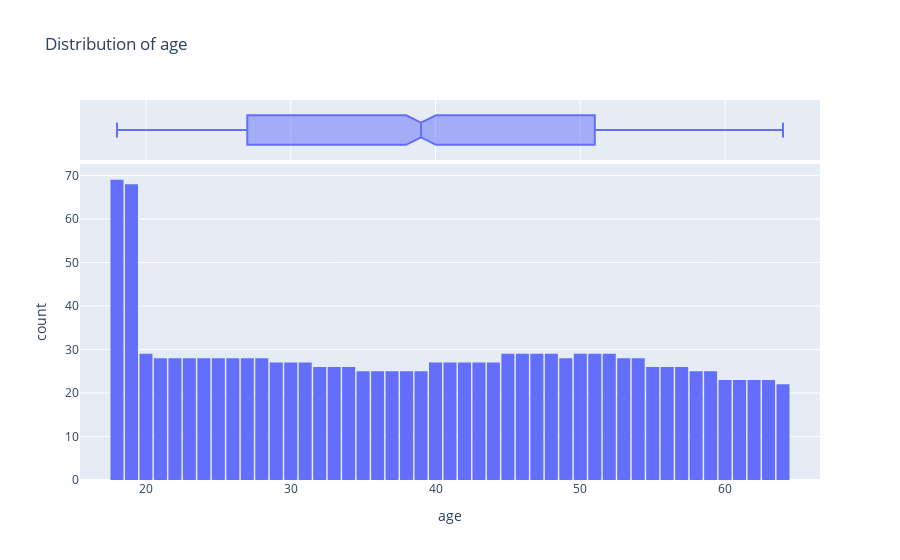
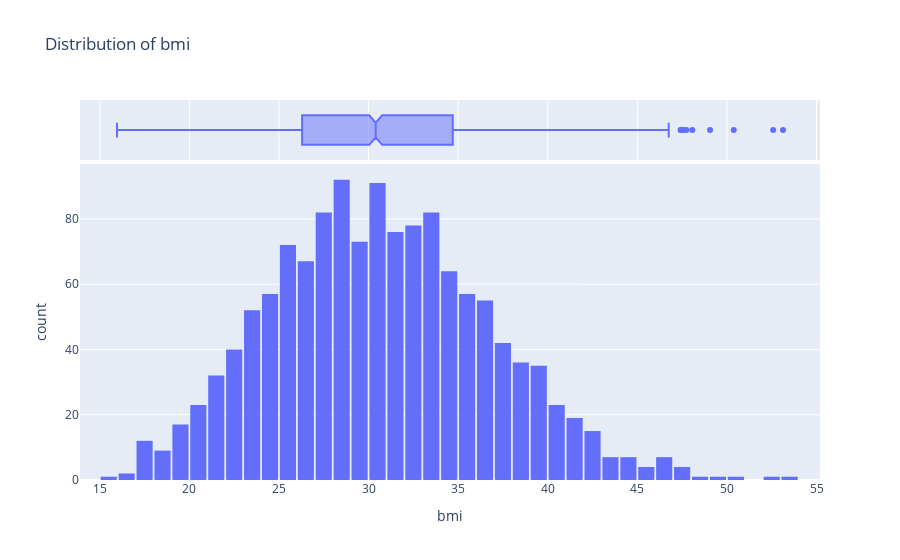
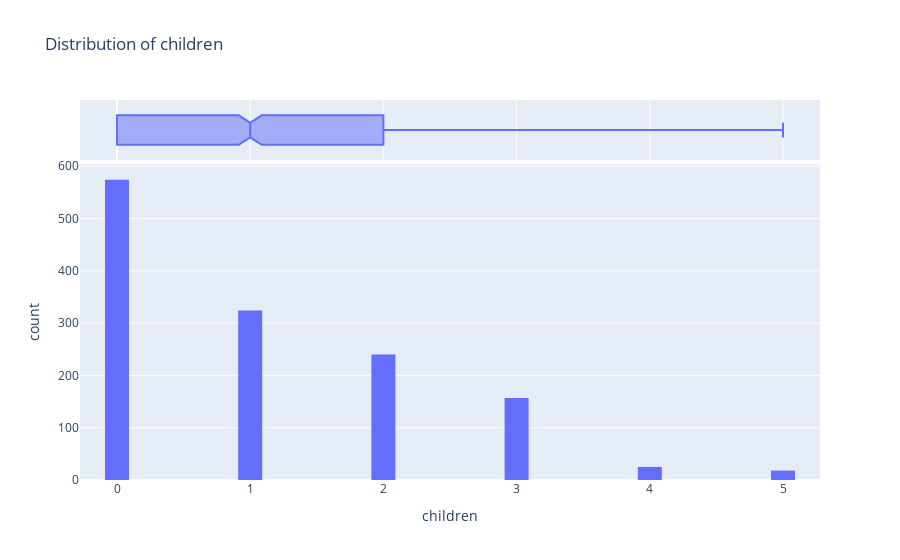
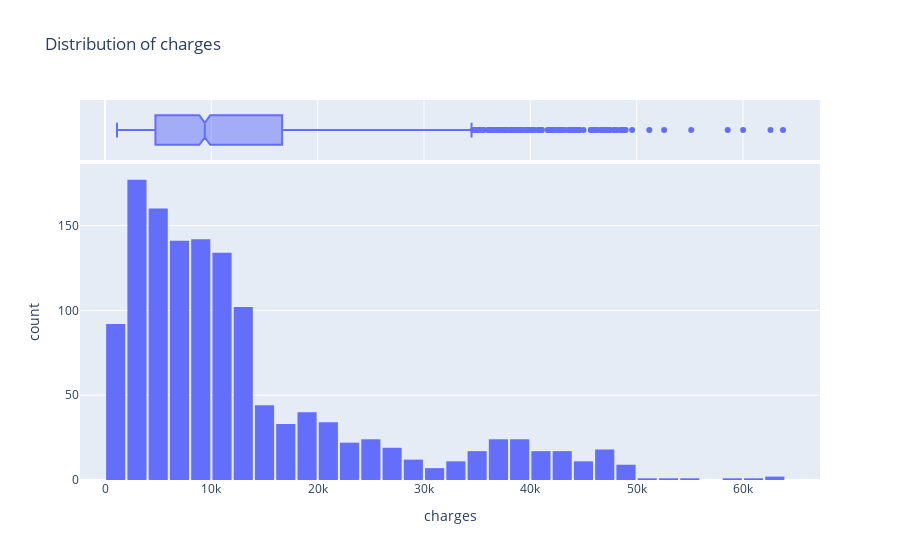

Notebook cell for these charts, in order:
### Code cell
DistributionNumericalData(numerical_col)

### Figure 1 — Plotly figure (JSON) as saved in the notebook; plotly's stock layout.template omitted (floating-point values rounded to 4 significant figures; data arrays with more than 128 entries replaced by an {"elided": "..."} marker saying what was removed)
{"data": [{"alignmentgroup": "True", "bingroup": "x", "hovertemplate": "age=%{x}<br>count=%{y}<extra></extra>", "legendgroup": "", "marker": {"color": "#636efa", "pattern": {"shape": ""}}, "name": "", "nbinsx": 47, "offsetgroup": "", "orientation": "v", "showlegend": false, "type": "histogram", "x": {"elided": "1338 int values"}, "xaxis": "x", "yaxis": "y"}, {"alignmentgroup": "True", "hovertemplate": "age=%{x}<extra></extra>", "legendgroup": "", "marker": {"color": "#636efa"}, "name": "", "notched": true, "offsetgroup": "", "showlegend": false, "type": "box", "x": {"elided": "1338 int values"}, "xaxis": "x2", "yaxis": "y2"}], "layout": {"bargap": 0.1, "barmode": "relative", "legend": {"tracegroupgap": 0}, "title": {"text": "Distribution of age"}, "xaxis": {"anchor": "y", "domain": [0, 1], "title": {"text": "age"}}, "xaxis2": {"anchor": "y2", "domain": [0, 1], "matches": "x", "showgrid": true, "showticklabels": false}, "yaxis": {"anchor": "x", "domain": [0, 0.8316], "title": {"text": "count"}}, "yaxis2": {"anchor": "x2", "domain": [0.8416, 1], "matches": "y2", "showgrid": false, "showline": false, "showticklabels": false, "ticks": ""}}}

### Figure 2 — Plotly figure (JSON) as saved in the notebook; plotly's stock layout.template omitted (floating-point values rounded to 4 significant figures; data arrays with more than 128 entries replaced by an {"elided": "..."} marker saying what was removed)
{"data": [{"alignmentgroup": "True", "bingroup": "x", "hovertemplate": "bmi=%{x}<br>count=%{y}<extra></extra>", "legendgroup": "", "marker": {"color": "#636efa", "pattern": {"shape": ""}}, "name": "", "nbinsx": 47, "offsetgroup": "", "orientation": "v", "showlegend": false, "type": "histogram", "x": {"elided": "1338 float values"}, "xaxis": "x", "yaxis": "y"}, {"alignmentgroup": "True", "hovertemplate": "bmi=%{x}<extra></extra>", "legendgroup": "", "marker": {"color": "#636efa"}, "name": "", "notched": true, "offsetgroup": "", "showlegend": false, "type": "box", "x": {"elided": "1338 float values"}, "xaxis": "x2", "yaxis": "y2"}], "layout": {"bargap": 0.1, "barmode": "relative", "legend": {"tracegroupgap": 0}, "title": {"text": "Distribution of bmi"}, "xaxis": {"anchor": "y", "domain": [0, 1], "title": {"text": "bmi"}}, "xaxis2": {"anchor": "y2", "domain": [0, 1], "matches": "x", "showgrid": true, "showticklabels": false}, "yaxis": {"anchor": "x", "domain": [0, 0.8316], "title": {"text": "count"}}, "yaxis2": {"anchor": "x2", "domain": [0.8416, 1], "matches": "y2", "showgrid": false, "showline": false, "showticklabels": false, "ticks": ""}}}

### Figure 3 — Plotly figure (JSON) as saved in the notebook; plotly's stock layout.template omitted (floating-point values rounded to 4 significant figures; data arrays with more than 128 entries replaced by an {"elided": "..."} marker saying what was removed)
{"data": [{"alignmentgroup": "True", "bingroup": "x", "hovertemplate": "children=%{x}<br>count=%{y}<extra></extra>", "legendgroup": "", "marker": {"color": "#636efa", "pattern": {"shape": ""}}, "name": "", "nbinsx": 47, "offsetgroup": "", "orientation": "v", "showlegend": false, "type": "histogram", "x": {"elided": "1338 int values"}, "xaxis": "x", "yaxis": "y"}, {"alignmentgroup": "True", "hovertemplate": "children=%{x}<extra></extra>", "legendgroup": "", "marker": {"color": "#636efa"}, "name": "", "notched": true, "offsetgroup": "", "showlegend": false, "type": "box", "x": {"elided": "1338 int values"}, "xaxis": "x2", "yaxis": "y2"}], "layout": {"bargap": 0.1, "barmode": "relative", "legend": {"tracegroupgap": 0}, "title": {"text": "Distribution of children"}, "xaxis": {"anchor": "y", "domain": [0, 1], "title": {"text": "children"}}, "xaxis2": {"anchor": "y2", "domain": [0, 1], "matches": "x", "showgrid": true, "showticklabels": false}, "yaxis": {"anchor": "x", "domain": [0, 0.8316], "title": {"text": "count"}}, "yaxis2": {"anchor": "x2", "domain": [0.8416, 1], "matches": "y2", "showgrid": false, "showline": false, "showticklabels": false, "ticks": ""}}}

### Figure 4 — Plotly figure (JSON) as saved in the notebook; plotly's stock layout.template omitted (floating-point values rounded to 4 significant figures; data arrays with more than 128 entries replaced by an {"elided": "..."} marker saying what was removed)
{"data": [{"alignmentgroup": "True", "bingroup": "x", "hovertemplate": "charges=%{x}<br>count=%{y}<extra></extra>", "legendgroup": "", "marker": {"color": "#636efa", "pattern": {"shape": ""}}, "name": "", "nbinsx": 47, "offsetgroup": "", "orientation": "v", "showlegend": false, "type": "histogram", "x": {"elided": "1338 float values"}, "xaxis": "x", "yaxis": "y"}, {"alignmentgroup": "True", "hovertemplate": "charges=%{x}<extra></extra>", "legendgroup": "", "marker": {"color": "#636efa"}, "name": "", "notched": true, "offsetgroup": "", "showlegend": false, "type": "box", "x": {"elided": "1338 float values"}, "xaxis": "x2", "yaxis": "y2"}], "layout": {"bargap": 0.1, "barmode": "relative", "legend": {"tracegroupgap": 0}, "title": {"text": "Distribution of charges"}, "xaxis": {"anchor": "y", "domain": [0, 1], "title": {"text": "charges"}}, "xaxis2": {"anchor": "y2", "domain": [0, 1], "matches": "x", "showgrid": true, "showticklabels": false}, "yaxis": {"anchor": "x", "domain": [0, 0.8316], "title": {"text": "count"}}, "yaxis2": {"anchor": "x2", "domain": [0.8416, 1], "matches": "y2", "showgrid": false, "showline": false, "showticklabels": false, "ticks": ""}}}
